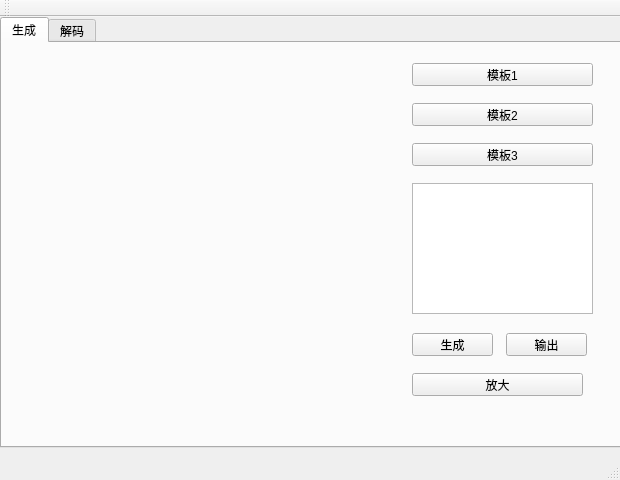
<?xml version="1.0" encoding="UTF-8"?>
<ui version="4.0">
 <class>MainWindow</class>
 <widget class="QMainWindow" name="MainWindow">
  <property name="geometry">
   <rect>
    <x>0</x>
    <y>0</y>
    <width>620</width>
    <height>480</height>
   </rect>
  </property>
  <property name="windowTitle">
   <string>spectrum</string>
  </property>
  <widget class="QWidget" name="centralWidget">
   <widget class="QTabWidget" name="tabWidget">
    <property name="geometry">
     <rect>
      <x>0</x>
      <y>0</y>
      <width>621</width>
      <height>431</height>
     </rect>
    </property>
    <property name="currentIndex">
     <number>0</number>
    </property>
    <widget class="QWidget" name="tab">
     <attribute name="title">
      <string>生成</string>
     </attribute>
     <widget class="QLabel" name="labelimage_genarate">
      <property name="geometry">
       <rect>
        <x>13</x>
        <y>11</y>
        <width>361</width>
        <height>381</height>
       </rect>
      </property>
      <property name="text">
       <string/>
      </property>
     </widget>
     <widget class="QPushButton" name="pushButton">
      <property name="geometry">
       <rect>
        <x>410</x>
        <y>290</y>
        <width>81</width>
        <height>23</height>
       </rect>
      </property>
      <property name="text">
       <string>生成</string>
      </property>
     </widget>
     <widget class="QTextEdit" name="textEdit">
      <property name="geometry">
       <rect>
        <x>410</x>
        <y>140</y>
        <width>181</width>
        <height>131</height>
       </rect>
      </property>
     </widget>
     <widget class="QPushButton" name="pushButton_2">
      <property name="geometry">
       <rect>
        <x>410</x>
        <y>20</y>
        <width>181</width>
        <height>23</height>
       </rect>
      </property>
      <property name="text">
       <string>模板1</string>
      </property>
     </widget>
     <widget class="QPushButton" name="pushButton_3">
      <property name="geometry">
       <rect>
        <x>410</x>
        <y>60</y>
        <width>181</width>
        <height>23</height>
       </rect>
      </property>
      <property name="text">
       <string>模板2</string>
      </property>
     </widget>
     <widget class="QPushButton" name="pushButton_4">
      <property name="geometry">
       <rect>
        <x>410</x>
        <y>100</y>
        <width>181</width>
        <height>23</height>
       </rect>
      </property>
      <property name="text">
       <string>模板3</string>
      </property>
     </widget>
     <widget class="QPushButton" name="pushButton_5">
      <property name="geometry">
       <rect>
        <x>504</x>
        <y>290</y>
        <width>81</width>
        <height>23</height>
       </rect>
      </property>
      <property name="text">
       <string>输出</string>
      </property>
     </widget>
     <widget class="QPushButton" name="pushButton_8">
      <property name="geometry">
       <rect>
        <x>410</x>
        <y>330</y>
        <width>171</width>
        <height>23</height>
       </rect>
      </property>
      <property name="text">
       <string>放大</string>
      </property>
     </widget>
    </widget>
    <widget class="QWidget" name="tab_2">
     <attribute name="title">
      <string>解码</string>
     </attribute>
     <widget class="QLabel" name="labelimage_recognize">
      <property name="geometry">
       <rect>
        <x>10</x>
        <y>10</y>
        <width>361</width>
        <height>381</height>
       </rect>
      </property>
      <property name="text">
       <string/>
      </property>
     </widget>
     <widget class="QPushButton" name="pushButton_6">
      <property name="geometry">
       <rect>
        <x>410</x>
        <y>80</y>
        <width>181</width>
        <height>31</height>
       </rect>
      </property>
      <property name="text">
       <string>打开</string>
      </property>
     </widget>
     <widget class="QPushButton" name="pushButton_7">
      <property name="geometry">
       <rect>
        <x>410</x>
        <y>140</y>
        <width>181</width>
        <height>31</height>
       </rect>
      </property>
      <property name="text">
       <string>识别</string>
      </property>
     </widget>
    </widget>
   </widget>
  </widget>
  <widget class="QMenuBar" name="menuBar">
   <property name="geometry">
    <rect>
     <x>0</x>
     <y>0</y>
     <width>620</width>
     <height>23</height>
    </rect>
   </property>
  </widget>
  <widget class="QToolBar" name="mainToolBar">
   <attribute name="toolBarArea">
    <enum>TopToolBarArea</enum>
   </attribute>
   <attribute name="toolBarBreak">
    <bool>false</bool>
   </attribute>
  </widget>
  <widget class="QStatusBar" name="statusBar"/>
 </widget>
 <layoutdefault spacing="6" margin="11"/>
 <resources/>
 <connections/>
</ui>
